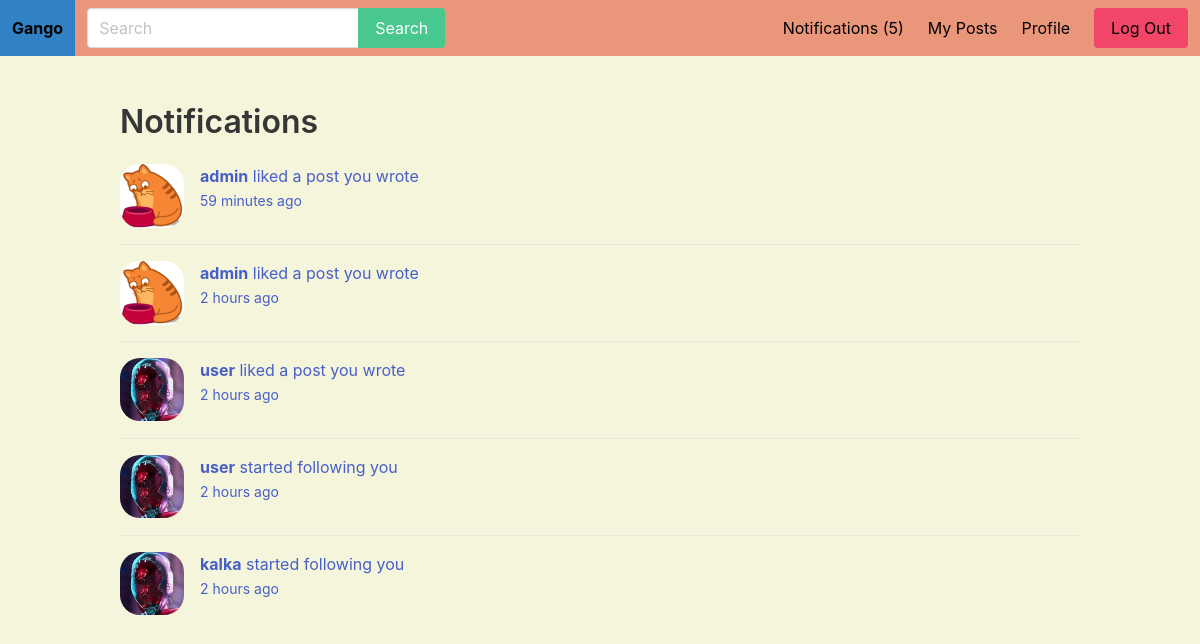
The app's page /notifications/ (signed in) with its own data.
### core/models.py (models this page shows)
class Notification(models.Model):
    FOLLOWER = 'follower'
    LIKE = 'like'
    CHOICES=(
        (FOLLOWER,'Follower'),
        (LIKE, 'Like')
    )
    to_user = models.ForeignKey(User,related_name='notifications',on_delete=models.CASCADE)
    notification_type = models.CharField(max_length=20,choices=CHOICES)
    is_read = models.BooleanField(default=False)
    created_at = models.DateTimeField(auto_now_add=True)
    created_by = models.ForeignKey(User, related_name='creatednotifications', on_delete=models.CASCADE)
    class Meta:
        ordering = ['-created_at']

class Profile(models.Model):
    user = models.OneToOneField(User, on_delete=models.CASCADE)
    follows = models.ManyToManyField('self',related_name='followed_by',symmetrical=False)
    avatar = models.ImageField(upload_to='uploads',default='kot.png')

### core/views.py (the view, shortened to what this page needs)
# urls.py: path('notifications/', notifications, name='notifications'),
@login_required
def notifications(request):
    goto = request.GET.get('goto', '')
    notification_id = request.GET.get('notification', 0)
    return render(request, 'core/notifications.html')

### core/context_processors.py (called while the page is built)
def notifications(request):
    if request.user.is_authenticated:
        return {'notifications': request.user.notifications.filter(is_read=False)}
    else:
        return {'notifications': []}

### templates/core/notifications.html (shortened to what this page needs)
{% extends 'core/base.html' %}
{% load humanize %}
{% block content %}
    <div class="container">
        <div class="columns">
            <div class="column is-12">
                <h1 class="title">Notifications</h1>
                <div class="wrapper-oinks">
                    {% for notification in notifications %}
                        <article class="media">
                            <figure class="media-left">
                                <p class="image is-64x64">
                                    {% if notification.created_by.profile.avatar %}
                                        <img style="border-radius: 20px" src="{{ notification.created_by.profile.avatar.url }}">
                                    {% endif %}
                                </p>
                            </figure>
                            <div class="media-content">
                                <div class="content">
                                    <p>
                                        {% if notification.notification_type == 'follower' %}
                                            <a href="{% url 'notifications' %}?goto=profile&notification={{ notification.id }}">
                                                <strong>{{ notification.created_by.username }}</strong> started following you<br>
                                                <small>{{ notification.created_at|naturaltime }}</small>
                                            </a>
                                        {% elif notification.notification_type == 'like' %}
                                            <a href="{% url 'notifications' %}?goto=profile&notification={{ notification.id }}">
                                                <strong>{{ notification.created_by.username }}</strong> liked a post you wrote<br>
                                                <small>{{ notification.created_at|naturaltime }}</small>
                                            </a>
                                        {% endif %}
                                    </p>
                                </div>
                            </div>
                        </article>
                    {% endfor %}
                </div>
            </div>
        </div>
    </div>
{% endblock %}

### templates/core/base.html (shortened to what this page needs)
{% load static %}
<!DOCTYPE html>
<html lang="en">
<head>
    <link rel="stylesheet" href="https://cdn.jsdelivr.net/npm/bulma@0.9.0/css/bulma.min.css">
    <link rel="stylesheet" href="{% static 'css/main.css' %}">
</head>
<body>
<nav class="navbar is-info" role="navigation" style="background-color: darksalmon">
    <div class="navbar-brand">
        <a href="/" class="navbar-item" style="color: black"><strong>Gango</strong></a>
    </div>
    <div class="navbar-menu">
        <div class="navbar-start">
            <div class="navbar-item">
                <form method="get" action="{% url 'search' %}">
                    <div class="field has-addons">
                        <div class="control">
                            <input type="text" class="input" placeholder="Search" name="query">
                        </div>
                        <div class="control">
                            <button class="button is-success">Search</button>
                        </div>
                    </div>
                </form>
            </div>
        </div>
        <div class="navbar-end">
            {% if request.user.is_authenticated %}
                <a href="{% url 'notifications' %}" class="navbar-item" style="color: black">Notifications ({{ notifications.count }})</a>
                <a href="{% url 'feed' %}" class="navbar-item" style="color: black">My Posts</a>
                <a href="{% url 'profile' request.user.username %}" class="navbar-item" style="color: black">Profile</a>
            {% endif %}
            <div class="navbar-item">
                <div class="buttons">
                    {% if request.user.is_authenticated %}
                        <a href="{% url 'logout' %}" class="button is-danger" style="color: black">Log Out</a>
                    {% else %}
                        <a href="{% url 'signup' %}" class="button is-success" style="color: black">Sign Up</a>
                        <a href="{% url 'login' %}" class="button is-light" style="color: black">Login</a>
                    {% endif %}
                </div>
            </div>
        </div>
    </div>
</nav>
<section class="section">
    {% block content %}
    {% endblock %}
</section>
</body>
</html>

### static/css/main.css (style rules this page uses)
body { background: beige; }

### records on screen
Notification: created_by.profile.avatar (picture), created_by.username "admin", created_at "59 minutes ago"
Notification: created_by.profile.avatar (picture), created_by.username "admin", created_at "2 hours ago"
Notification: created_by.profile.avatar (picture), created_by.username "user", created_at "2 hours ago"
Notification: created_by.profile.avatar (picture), created_by.username "user", created_at "2 hours ago"
Notification: created_by.profile.avatar (picture), created_by.username "kalka", created_at "2 hours ago"

### other values on screen
{{ notifications.count }} "5"
